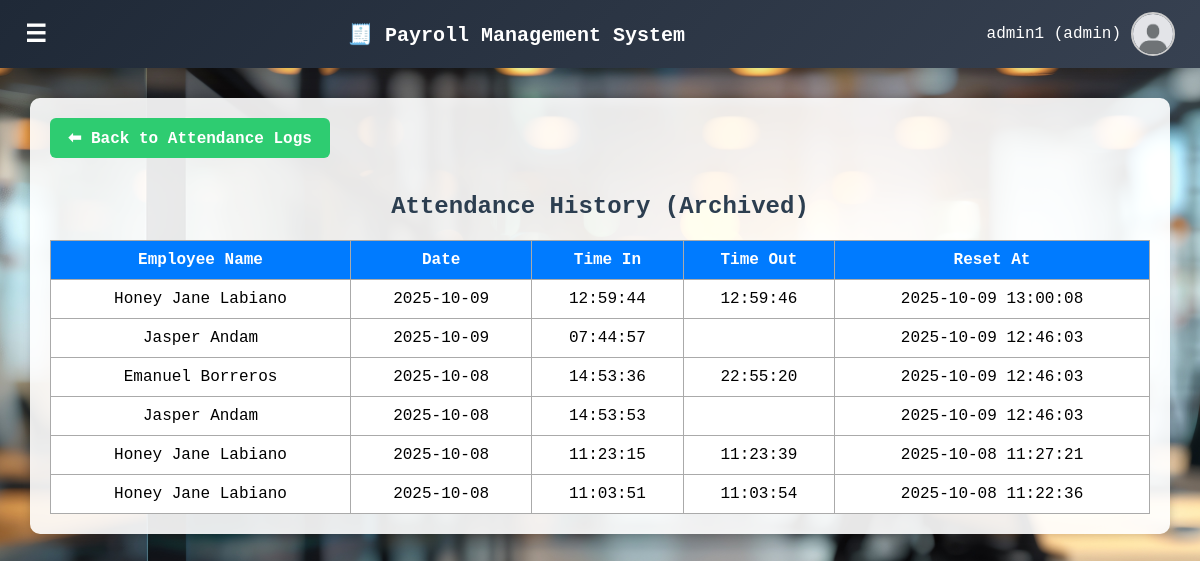
The app's page /payroll-main/attendance_history.php (signed in) with its own data.
### tables this page shows
CREATE TABLE `attendance_history` (
  `id` int(11) NOT NULL,
  `user_id` int(11) NOT NULL,
  `full_name` varchar(255) DEFAULT NULL,
  `date` date DEFAULT NULL,
  `time_in` time DEFAULT NULL,
  `time_out` time DEFAULT NULL,
  `reset_at` datetime DEFAULT current_timestamp()
);

### payroll-main/attendance_history.php (the view, shortened to what this page needs)
<?php
require 'config.php';
$stmt = $pdo->query("SELECT * FROM attendance_history ORDER BY reset_at DESC, date DESC");
$history = $stmt->fetchAll();
?>
<?php include 'includes/header.php'; ?>
<div class="main-content">
  <a href="attendance_logs.php" class="back-btn">⬅ Back to Attendance Logs</a>
  <h2>Attendance History (Archived)</h2>
  <table>
    <thead>
      <tr>
        <th>Employee Name</th>
        <th>Date</th>
        <th>Time In</th>
        <th>Time Out</th>
        <th>Reset At</th>
      </tr>
    </thead>
    <tbody>
      <?php if ($history): ?>
        <?php foreach ($history as $row): ?>
        <tr>
          <td><?= htmlspecialchars($row['full_name']) ?></td>
          <td><?= htmlspecialchars($row['date']) ?></td>
          <td><?= htmlspecialchars($row['time_in']) ?></td>
          <td><?= htmlspecialchars($row['time_out']) ?></td>
          <td><?= htmlspecialchars($row['reset_at']) ?></td>
        </tr>
        <?php endforeach; ?>
      <?php else: ?>
        <tr><td colspan="5" style="text-align:center;">No history found.</td></tr>
      <?php endif; ?>
    </tbody>
  </table>
</div>

### payroll-main/includes/header.php (style rules this page uses)
body { margin: 0; font-family: 'Courier', monospace; background-color: #f4f6f9; transition: margin-left 0.3s ease; }
.main-content { padding: 20px; transition: margin-left 0.3s ease; }

### payroll-main/attendance_history.php (style rules this page uses)
body { background: url('uploads/bg.jpg') no-repeat center center fixed; background-size: cover; font-family: 'Courier New', monospace; }
.main-content { margin: 30px; padding: 20px; background: rgba(255,255,255,0.9); border-radius: 10px; box-shadow: 0 0 10px rgba(0,0,0,0.2); }
h2 { text-align: center; color: #2c3e50; margin-bottom: 20px; }
table { width: 100%; border-collapse: collapse; background: white; }
th, td { border: 1px solid #aaa; padding: 10px; text-align: center; }
th { background: #007BFF; color: white; }
.back-btn { display: inline-block; background-color: #2ecc71; color: white; padding: 10px 18px; border-radius: 6px; text-decoration: none; font-weight: bold; transition: background 0.3s ease; margin-bottom: 15px; }

### records on screen
attendance_history: full_name "Honey Jane Labiano", date "2025-10-09", time_in "12:59:44", time_out "12:59:46", reset_at "2025-10-09 13:00:08"
attendance_history: full_name "Jasper Andam", date "2025-10-09", time_in "07:44:57", reset_at "2025-10-09 12:46:03"
attendance_history: full_name "Emanuel Borreros", date "2025-10-08", time_in "14:53:36", time_out "22:55:20", reset_at "2025-10-09 12:46:03"
attendance_history: full_name "Jasper Andam", date "2025-10-08", time_in "14:53:53", reset_at "2025-10-09 12:46:03"
attendance_history: full_name "Honey Jane Labiano", date "2025-10-08", time_in "11:23:15", time_out "11:23:39", reset_at "2025-10-08 11:27:21"
attendance_history: full_name "Honey Jane Labiano", date "2025-10-08", time_in "11:03:51", time_out "11:03:54", reset_at "2025-10-08 11:22:36"

### other values on screen
$full_name "admin1"
$role "admin"
